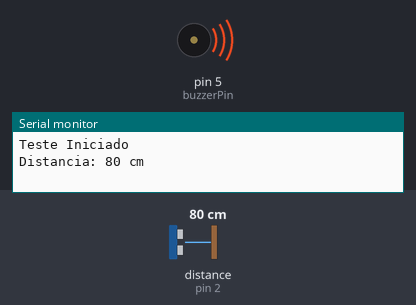
Simulated run of this sketch. Board: Arduino Uno, built with avr-gcc and run on an emulated ATmega328P. Shown: buzzer (waves = sounding), the last lines printed to the serial monitor. Wiring (inferred from the names in the program): ultrasonic range finder: trigger pin 3; echo pin 2. Inputs (shaded band) come from the test bench; at power-on: distance to the obstacle (sensor on pin 2) 80 cm. The echo pulse lasts 58.3 µs per cm.

Above: at 1.8 s.
1.9 s: distance to the obstacle (sensor on pin 2) set to 95 cm
6.0 s: distance to the obstacle (sensor on pin 2) set to 103 cm
At 6.8 s:
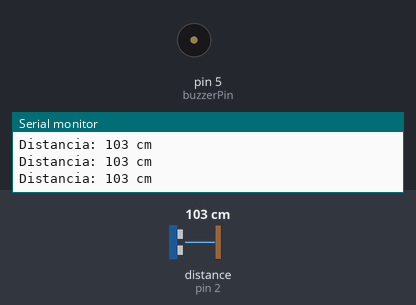
10.1 s: distance to the obstacle (sensor on pin 2) set to 2 cm
At 10.4 s:
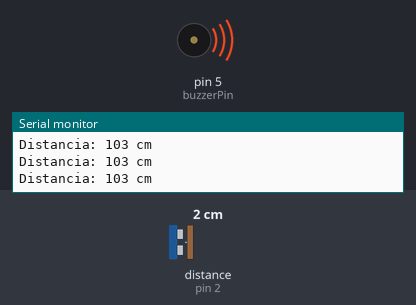
Timing chart, 0 to 13.1 s (numbered marks = the images above; inputs shaded):
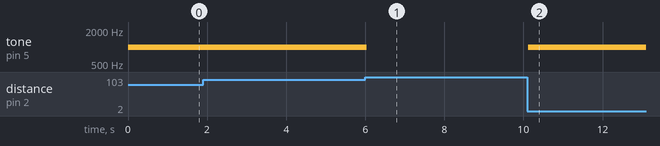

Measured:
- the behaviour switches between 99 and 100 cm on distance to the obstacle (sensor on pin 2) (found by bisection; images 0 and 1)
- after the input at 6.0 s, tone on pin 5 (buzzerPin): 1000 Hz → silent at once
- after the input at 10.1 s, tone on pin 5 (buzzerPin): silent → 1000 Hz at once

The sketch:

Ultrassonic_Buzzer.ino
```cpp
#define echoPin 2
#define trigPin 3
#define buzzerPin 5

long duracao; //Duração do tempo da onda de som
int distancia; //Distancia entre o sensor e o objeto

void setup(){

  pinMode(trigPin, OUTPUT);
  pinMode(echoPin, INPUT);
  pinMode(buzzerPin, OUTPUT);

  Serial.begin(9600);
  Serial.println("Teste Iniciado");

}


void loop(){

  getDuracao();
  distancia = getDistancia(duracao);

  if(distancia < 100){

    tone(buzzerPin, 1000, 500);
    delay(500);
    tone(buzzerPin, 1000, 500);
    delay(500);

  }

  Serial.print("Distancia: ");
  Serial.print(distancia);
  Serial.println(" cm");


}

void getDuracao(){

  digitalWrite(trigPin, LOW);
  delayMicroseconds(5);

  digitalWrite(trigPin, HIGH);
  delayMicroseconds(10);
  digitalWrite(trigPin, LOW);

  duracao = pulseIn(echoPin, HIGH);

}

int getDistancia(long duracao){

  int dist_aux = duracao/29/2;
  return dist_aux;

}
```
